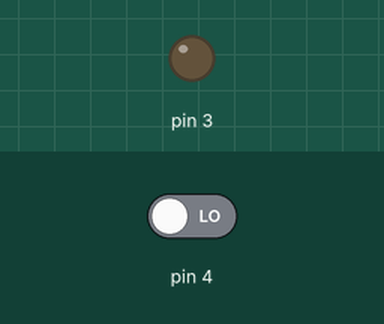
Bench run of a sketch on a simulated Arduino Uno, built with avr-gcc and run on an emulated ATmega328P. Parts: output pins drawn as LEDs (lit = HIGH). The inputs (shaded band) are chosen by the test bench; at power-on: pin 4 LOW.

Above: at 1.2 s.
1.3 s: pin 4 driven HIGH
At 2.3 s:
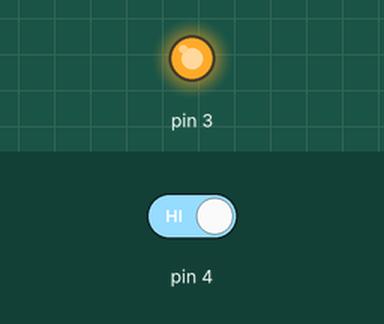
2.8 s: pin 4 driven LOW
At 3.5 s:
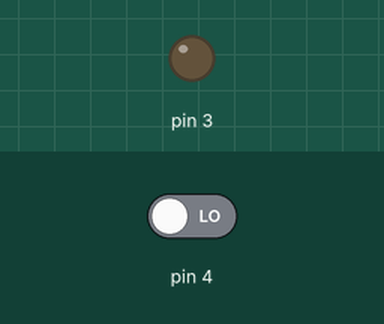
Timing chart, 0 to 5.8 s (numbered marks = the images above; inputs shaded):
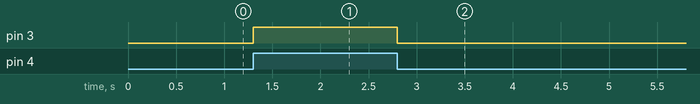

Measured:
- after the input at 1.3 s, pin 3: LOW → HIGH at once
- after the input at 2.8 s, pin 3: HIGH → LOW at once

The sketch:

LEDboton.ino
```cpp
int est = 0;
void setup() {
  // put your setup code here, to run once:
  pinMode(3,OUTPUT);
  pinMode(4,INPUT);
}

void loop() {
  // put your main code here, to run repeatedly:
  est = digitalRead(4);
  if(est==HIGH)
  {
    digitalWrite(3,HIGH);
  }
  else
  {
    digitalWrite(3,LOW);
  }
}
```
